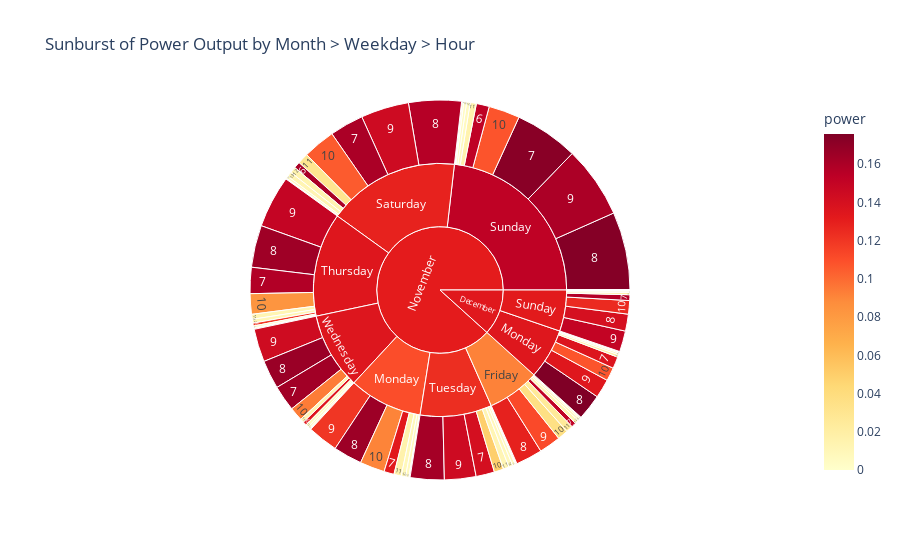

This figure's notebook cell:
### Code cell
# 4. 🌞 Sunburst: Power Distribution by Month > Weekday > Hour
# -------------------------------
df_sunburst = df.copy()
df_sunburst['hour'] = df_sunburst['date'].dt.hour
df_sunburst['power_bucket'] = pd.cut(df_sunburst['power'], bins=5)

fig = px.sunburst(df_sunburst,
                  path=['month', 'weekday', 'hour'],
                  values='power',
                  color='power',
                  color_continuous_scale='YlOrRd',
                  title='Sunburst of Power Output by Month > Weekday > Hour')
fig.show()

### Figure 1 — Plotly figure (JSON) as saved in the notebook; plotly's stock layout.template omitted (floating-point values rounded to 4 significant figures; data arrays with more than 128 entries replaced by an {"elided": "..."} marker saying what was removed)
{"data": [{"branchvalues": "total", "customdata": {"elided": "218x1 float values"}, "domain": {"x": [0, 1], "y": [0, 1]}, "hovertemplate": "labels=%{label}<br>power_sum=%{value}<br>parent=%{parent}<br>id=%{id}<br>power=%{color}<extra></extra>", "ids": {"elided": "218 str values"}, "labels": {"elided": "218 str values"}, "marker": {"coloraxis": "coloraxis", "colors": {"elided": "218 float values"}}, "name": "", "parents": {"elided": "218 str values"}, "type": "sunburst", "values": {"elided": "218 float values"}}], "layout": {"coloraxis": {"colorbar": {"title": {"text": "power"}}, "colorscale": [[0, "rgb(255,255,204)"], [0.125, "rgb(255,237,160)"], [0.25, "rgb(254,217,118)"], [0.375, "rgb(254,178,76)"], [0.5, "rgb(253,141,60)"], [0.625, "rgb(252,78,42)"], [0.75, "rgb(227,26,28)"], [0.875, "rgb(189,0,38)"], [1, "rgb(128,0,38)"]]}, "legend": {"tracegroupgap": 0}, "title": {"text": "Sunburst of Power Output by Month > Weekday > Hour"}}}
